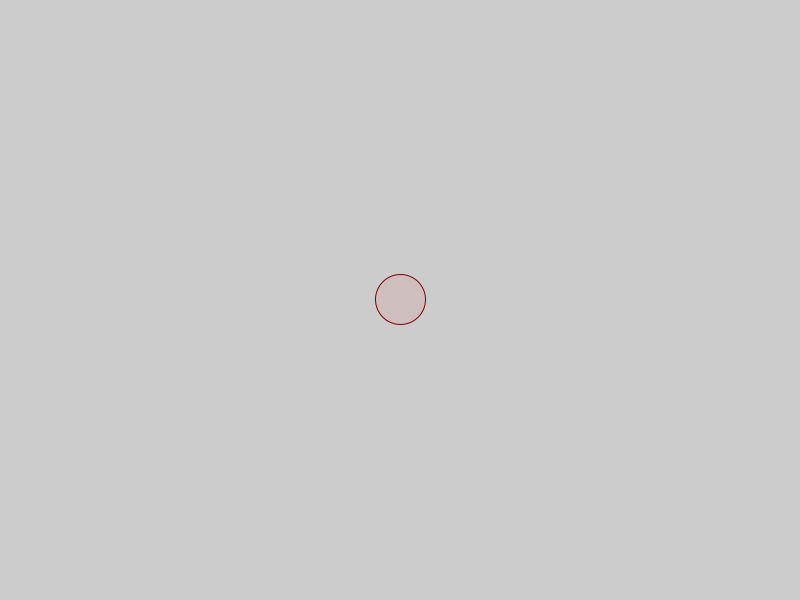
Frame 1 (no input)
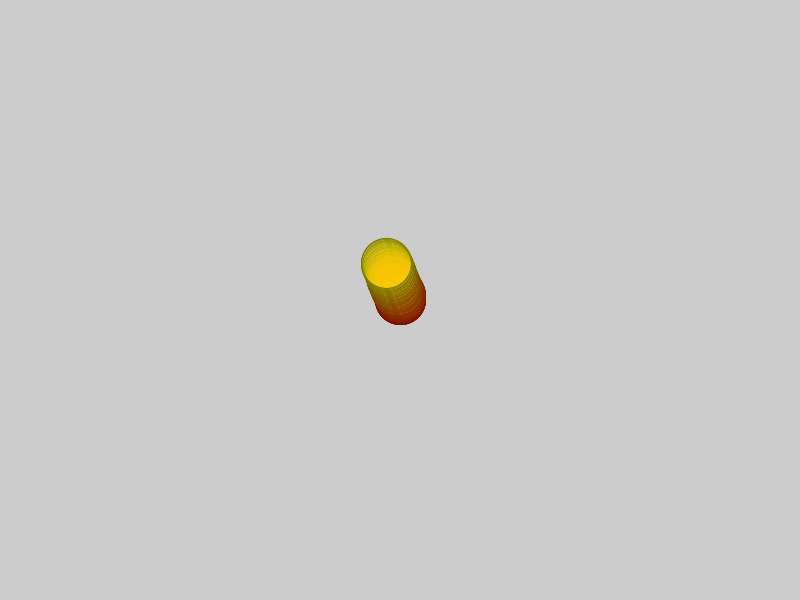
Frame 60 (the mouse pressed at the canvas centre just before this capture)
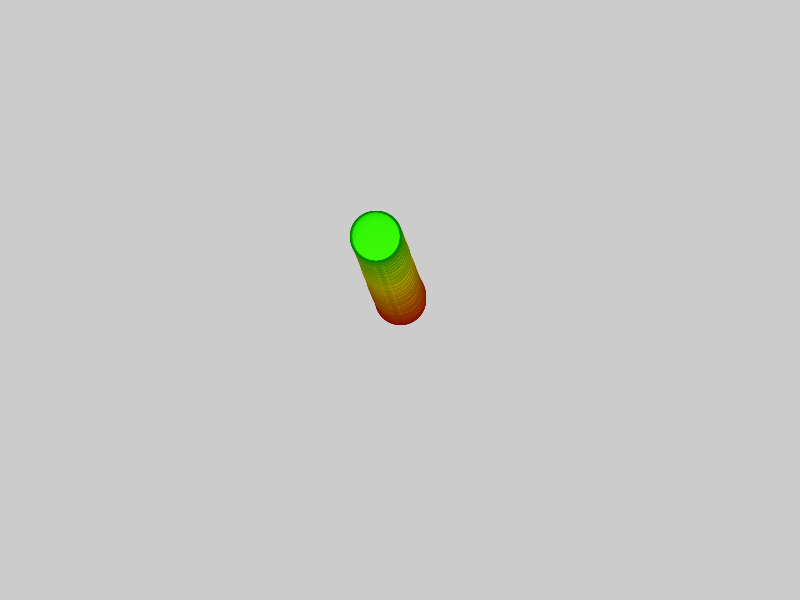
Frame 120 (the mouse held since frame 60 and released just before this capture)

The Processing sketch that drew these frames (run headless with seeded random() and noise(); from frame 60 on, the mouse is pressed at the canvas centre):

// Processing sketch: Wonderer_NoVectors
// ── Wonderer_NoVectors.pde
float locx, locy;  
float velx, vely;       
float accx, accy;      
int size = 50;

void setup() {
  colorMode(HSB, 360, 100, 100, 100);
  size(800, 600);
  locx = width/2;
  locy = height/2;
  velx = 0;
  vely = 0;
  accx = random(-.1, .1);
  accy = random(-.1, .1);
}
void draw() {
  accx = random(-.1, .1);
  accy = random(-.1, .1);
  fill(frameCount%360, 100, 100, 7);
  stroke(frameCount%360, 100, 50);
  velx = velx +accx;
  vely = vely + accy;
  velx = constrain(velx, -5, 5);
  vely = constrain(vely, -5, 5);
  locx =  locx + velx;
  locy = locy + vely;
  ellipse(locx, locy, size, size);


  if (locx - size/2 > width) {      
    locx = -size/2;
  }
  if (locx + size/2 < 0) {          
    locx = width + size/2;
  }
  if (locy - size/2 > height) {   
    locy = -size/2;
  }
  if (locy + size/2 < 0) {          
    locy = height + size/2;
  }
}
